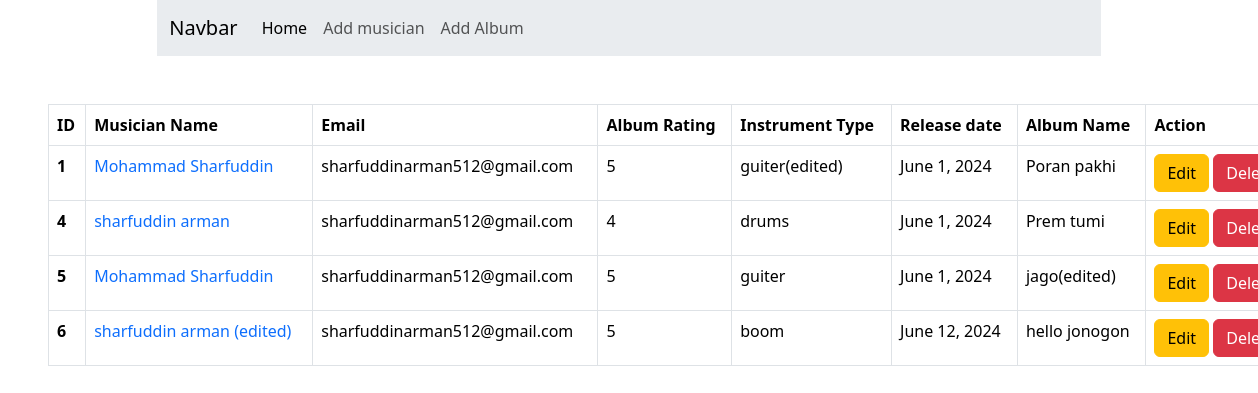
The page / on the database its author committed.
### musician/models.py (models this page shows)
class MusicianModel(models.Model):
    firstName = models.CharField(max_length=30)
    lastName = models.CharField(max_length=30)
    email = models.EmailField()
    phone_no = models.CharField(max_length=12)
    instrumentType = models.CharField(max_length=50)
    album = models.ForeignKey(AlbumModel, on_delete=models.CASCADE)

### album/models.py (models this page shows, shortened)
class AlbumModel(models.Model):
    albumName = models.CharField(max_length=100)
    releaseDate = models.DateField(default=datetime.datetime.now())
    rating = models.PositiveSmallIntegerField()

### musician/views.py (the view)
# urls.py: path("",views.MusicianListView.as_view(), name='home'),
class MusicianListView(ListView):
    model = MusicianModel
    template_name = 'home.html'
    context_object_name = 'musicians'

### musician/templates/home.html
{% extends "base.html" %}{% block content %}
<table class="table table-bordered m-5">
    <thead>
      <tr>
        <th scope="col">ID</th>
        <th scope="col">Musician Name</th>
        <th scope="col">Email</th>
        <th scope="col">Album Rating</th>
        <th scope="col">Instrument Type</th>
        <th scope="col">Release date</th>
        <th scope="col">Album Name</th>
        <th scope="col">Action</th>
      </tr>
    </thead>
    <tbody>
        {% for musician in musicians  %}
        <tr>
            <th scope="row">{{musician.id}}</th>
            <td><a href="{% url "edit" musician.id %}" style="text-decoration:none">{{musician.firstName}} {{musician.lastName}}</a></td>
            <td>{{musician.email}}</td>
            <td>{{musician.album.rating}}</td>
            <td>{{musician.instrumentType}}</td>
            <td>{{musician.album.releaseDate}}</td>
            <td>{{musician.album.albumName}}</td>
            <td><a href="{% url "editalbum" musician.album.id %}" class='btn btn-warning'>Edit</a>
                <a href="{% url "delete" musician.id %}" class='btn btn-danger'>Delete</a></td>
          </tr>
        {% endfor %}
    </tbody>
  </table>
{% endblock content %}

### templates/base.html (shortened to what this page needs)
<!doctype html>
<html lang="en">
  <head>
    <link href="https://cdn.jsdelivr.net/npm/bootstrap@5.3.3/dist/css/bootstrap.min.css" rel="stylesheet">
  </head>
  <body>
    <nav class="navbar navbar-expand-lg bg-body-secondary w-75 m-auto bg-dark">
        <div class="container-fluid">
          <a class="navbar-brand" href="#">Navbar</a>
          <div class="collapse navbar-collapse" id="navbarNav">
            <ul class="navbar-nav">
              <li class="nav-item">
                <a class="nav-link active" aria-current="page" href="{% url "home" %}">Home</a>
              </li>
              <li class="nav-item">
                <a class="nav-link" href="{% url "musician" %}">Add musician</a>
              </li>
              <li class="nav-item">
                <a class="nav-link" href="{% url "album" %}">Add Album</a>
              </li>
            </ul>
          </div>
        </div>
      </nav>
    {% block content %}
    {% endblock content %}
  </body>
</html>

### rows shown on the page
MusicianModel: id "1", firstName "Mohammad", lastName "Sharfuddin", email "sharfuddinarman512@gmail.com", album.rating "5", instrumentType "guiter(edited)", album.releaseDate "June 1, 2024", album.albumName "Poran pakhi"
MusicianModel: id "4", firstName "sharfuddin", lastName "arman", email "sharfuddinarman512@gmail.com", album.rating "4", instrumentType "drums", album.releaseDate "June 1, 2024", album.albumName "Prem tumi"
MusicianModel: id "5", firstName "Mohammad", lastName "Sharfuddin", email "sharfuddinarman512@gmail.com", album.rating "5", instrumentType "guiter", album.releaseDate "June 1, 2024", album.albumName "jago(edited)"
MusicianModel: id "6", firstName "sharfuddin", lastName "arman (edited)", email "sharfuddinarman512@gmail.com", album.rating "5", instrumentType "boom", album.releaseDate "June 12, 2024", album.albumName "hello jonogon"
